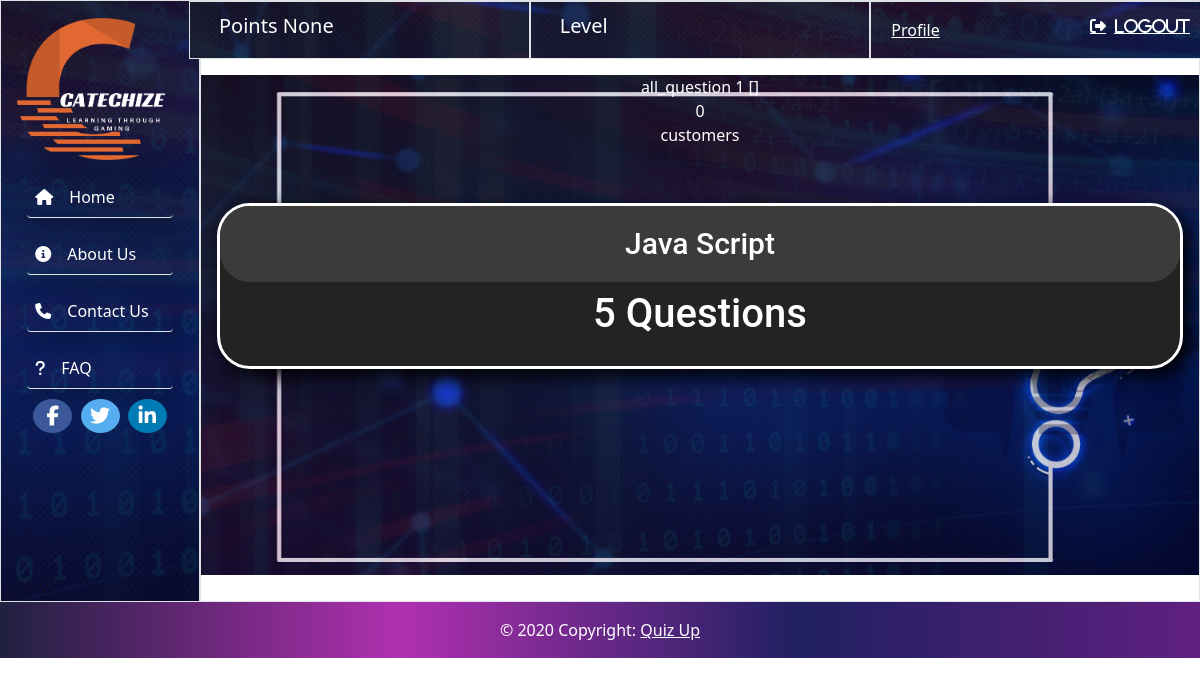
The app's page / (signed in) with its own data.
### members/models.py (models this page shows, shortened)
class User(AbstractUser):
    bio=models.TextField(max_length=250, blank=True)
    profile_pic=models.ImageField(blank=True,null=True,upload_to="images/profile/",default="pic.jpg")
    country=models.CharField(max_length=250,blank=True,null=True)

### quiz/models.py (models this page shows, shortened)
class Quiz(models.Model):
    quiz_title = models.CharField(max_length=300)
    num_questions = models.IntegerField(default=0)

### quiz/views.py (the view)
# urls.py: path('', views.index, name='index'),
def index(request):
    all_quiz_list = Quiz.objects.all()
    if request.user.is_authenticated:
        all_question = UserQuizData.objects.all()
        show_presentation_list = []
        menus_presentation = []
        for item in all_question:
            if request.user.id == item.user_id.id:
                if item.correct:
                    show_presentation_list.append(item.question_id)
                    correct_answer = Choice.objects.filter(correct=True)
        total_points = userColloction.objects.filter(user_p=request.user).aggregate(Sum('user_points')).get('user_points__sum', 0.00)
        context = {
            'all_quiz_list': all_quiz_list,
            'total_points':total_points,
            'all_question':all_question,
            'show_presentation_list':show_presentation_list,
            'menus_presentation':menus_presentation
        }
    else:
         context = {
        'all_quiz_list': all_quiz_list,
    }
    return render(request, 'quiz/index.html', context)

### quiz/models.py (called while the page is built)
    def __str__(self):
        return self.question_text

### quiz/templates/quiz/index.html (shortened to what this page needs)
{% extends 'base.html' %}
{% block content %}
{% load static %}
<link rel="stylesheet" href="{% static 'quiz/index2.css' %}">
<div class="area col-8 mx-auto text-white">
    <p></p>all_question
    {{user.id}}
    {{menus_presentation}}
    <div class="text-white">
        <div id='counter'>0</div>
        <div id='customers'>customers</div>
    </div>
    <div class="top_container">
    </div>
    {% if all_quiz_list %}
    <section class="card_container">
        {% for quiz in all_quiz_list %}
        <a class="card" href="{% url 'quiz:single_quiz' quiz.id %}">
            <h3 class="quiz_title">{{ quiz.quiz_title }}</h3>
            <h6 class="num_questions">{{ quiz.num_questions }} Questions</h6>
        </a>
        {% endfor %}
    </section>
    {% else %}
    <p>No quizzes are available.</p>
    {% endif %}
    <br>
    <br>
    <br>
</div>
{% endblock %}

### quiz/static/quiz/index2.css (style rules this page uses)
.top_container { text-align: center; margin:10px; border-radius: 30px; padding-top: 10px; padding-bottom: 10px; }
.card_container { display: grid; grid-template-columns: repeat(auto-fit, minmax(500px, 1fr)); grid-gap: 2rem; padding: 1rem; }
.card { background-color: #232323; text-align: center; padding-bottom: 20px; border: 3px solid white; border-radius: 33px; text-decoration:none; z-index: 100; box-shadow: 7px 7px 20px black; }
.quiz_title { color: white; font-family: Roboto; font-size: 30px; background-color: #3b3b3b; margin-top: 0px; border-radius: 30px; padding-bottom: 20px; padding-top: 20px; }
.num_questions { color: white; font-family: Roboto; font-size: 40px; }
* { margin: 0px; padding: 0px; }
.area { width: 100%; height:100vh; z-index: 0; }

### records on screen
User: id "1"
Quiz: quiz_title "Java Script", num_questions "5"

### other values on screen
{{ total_points }} "None"
{{ menus_presentation }} "[]"
